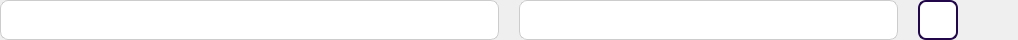
<?xml version="1.0" encoding="UTF-8"?>
<ui version="4.0">
 <class>ReviewerItem</class>
 <widget class="QWidget" name="ReviewerItem">
  <property name="geometry">
   <rect>
    <x>0</x>
    <y>0</y>
    <width>1018</width>
    <height>40</height>
   </rect>
  </property>
  <property name="windowTitle">
   <string>Form</string>
  </property>
  <property name="styleSheet">
   <string notr="true">QComboBox {
    background-color: white;
    border: 1px solid #ccc;
    border-radius: 8px;
    padding: 4px;
    font-size: 16px;
	line-height: 24px;
	letter-spacing: 0%;
    color: #333;
}

QComboBox::drop-down {
    subcontrol-origin: padding;
    subcontrol-position: top right;
    width: 24px;
    border: none;
}

QComboBox::down-arrow {
    image: url(:/images/chevron-down.svg);
    width: 16px;
    height: 16px;
}

QComboBox::down-arrow:on {
    image: url(:/images/chevron-up.svg);
}

QComboBox QAbstractItemView {
    background-color: white;
    margin-top: 0px;
    border: 1px solid #ccc;
    border-radius: 8px;
	outline: none;
}

/* Each dropdown item */
QComboBox QAbstractItemView::item {
	color: #1A1A1A;
    padding: 6px 12px;
    border-radius: 4px;
}

/* Hovered item */
QComboBox QAbstractItemView::item:hover {
    background-color: #e6f2ff;
}

/* Selected item */
QComboBox QAbstractItemView::item:selected {
    background-color: #d0e8ff;
    color: #1a1a1a;
}

#checkButton {
	background: white;
	border: 2px solid #22084B;
	border-radius: 8px;
}

#deleteButton {
	background: transparent;
	border: none;
}</string>
  </property>
  <layout class="QHBoxLayout" name="horizontalLayout">
   <property name="spacing">
    <number>20</number>
   </property>
   <property name="leftMargin">
    <number>0</number>
   </property>
   <property name="topMargin">
    <number>0</number>
   </property>
   <property name="rightMargin">
    <number>0</number>
   </property>
   <property name="bottomMargin">
    <number>0</number>
   </property>
   <item>
    <widget class="QComboBox" name="reviewerSelect">
     <property name="minimumSize">
      <size>
       <width>0</width>
       <height>40</height>
      </size>
     </property>
     <property name="maximumSize">
      <size>
       <width>16777215</width>
       <height>40</height>
      </size>
     </property>
    </widget>
   </item>
   <item>
    <widget class="QWidget" name="RightWidget" native="true">
     <layout class="QHBoxLayout" name="horizontalLayout_2">
      <property name="spacing">
       <number>20</number>
      </property>
      <property name="leftMargin">
       <number>0</number>
      </property>
      <property name="topMargin">
       <number>0</number>
      </property>
      <property name="rightMargin">
       <number>0</number>
      </property>
      <property name="bottomMargin">
       <number>0</number>
      </property>
      <item>
       <widget class="QComboBox" name="reviewerRoleSelect">
        <property name="minimumSize">
         <size>
          <width>0</width>
          <height>40</height>
         </size>
        </property>
        <property name="maximumSize">
         <size>
          <width>16777215</width>
          <height>40</height>
         </size>
        </property>
       </widget>
      </item>
      <item>
       <widget class="QPushButton" name="checkButton">
        <property name="minimumSize">
         <size>
          <width>40</width>
          <height>40</height>
         </size>
        </property>
        <property name="maximumSize">
         <size>
          <width>40</width>
          <height>40</height>
         </size>
        </property>
        <property name="text">
         <string/>
        </property>
        <property name="icon">
         <iconset resource="../../../../../Resources/Resources.qrc">
          <normaloff>:/images/Common/TableView/edit.svg</normaloff>:/images/Common/TableView/edit.svg</iconset>
        </property>
       </widget>
      </item>
      <item>
       <widget class="QPushButton" name="deleteButton">
        <property name="maximumSize">
         <size>
          <width>40</width>
          <height>40</height>
         </size>
        </property>
        <property name="text">
         <string/>
        </property>
        <property name="icon">
         <iconset resource="../../../../../Resources/Resources.qrc">
          <normaloff>:/images/delete.svg</normaloff>:/images/delete.svg</iconset>
        </property>
        <property name="iconSize">
         <size>
          <width>40</width>
          <height>40</height>
         </size>
        </property>
       </widget>
      </item>
     </layout>
    </widget>
   </item>
  </layout>
 </widget>
 <resources>
  <include location="../../../../../Resources/Resources.qrc"/>
 </resources>
 <connections/>
</ui>
